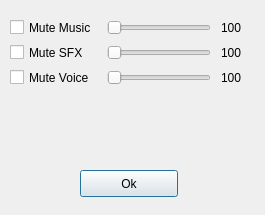
<?xml version="1.0" encoding="UTF-8"?>
<ui version="4.0">
 <class>settingsWindow</class>
 <widget class="QDialog" name="settingsWindow">
  <property name="geometry">
   <rect>
    <x>0</x>
    <y>0</y>
    <width>265</width>
    <height>215</height>
   </rect>
  </property>
  <property name="windowTitle">
   <string>Volume Settings</string>
  </property>
  <widget class="QWidget" name="gridLayoutWidget">
   <property name="geometry">
    <rect>
     <x>10</x>
     <y>20</y>
     <width>241</width>
     <height>130</height>
    </rect>
   </property>
   <layout class="QGridLayout" name="gridLayout" columnminimumwidth="20,20,30">
    <property name="sizeConstraint">
     <enum>QLayout::SetMaximumSize</enum>
    </property>
    <property name="topMargin">
     <number>0</number>
    </property>
    <property name="rightMargin">
     <number>0</number>
    </property>
    <property name="bottomMargin">
     <number>0</number>
    </property>
    <property name="spacing">
     <number>10</number>
    </property>
    <item row="1" column="0">
     <widget class="QCheckBox" name="sfxCheckBox">
      <property name="text">
       <string>Mute SFX</string>
      </property>
     </widget>
    </item>
    <item row="0" column="0">
     <widget class="QCheckBox" name="musicCheckBox">
      <property name="text">
       <string>Mute Music</string>
      </property>
     </widget>
    </item>
    <item row="1" column="1">
     <widget class="QSlider" name="sfxSlider">
      <property name="maximum">
       <number>100</number>
      </property>
      <property name="orientation">
       <enum>Qt::Horizontal</enum>
      </property>
     </widget>
    </item>
    <item row="2" column="1">
     <widget class="QSlider" name="voiceSlider">
      <property name="maximum">
       <number>100</number>
      </property>
      <property name="orientation">
       <enum>Qt::Horizontal</enum>
      </property>
     </widget>
    </item>
    <item row="2" column="0">
     <widget class="QCheckBox" name="voiceCheckBox">
      <property name="text">
       <string>Mute Voice</string>
      </property>
     </widget>
    </item>
    <item row="0" column="2">
     <widget class="QLabel" name="musicLabel">
      <property name="lineWidth">
       <number>0</number>
      </property>
      <property name="text">
       <string>100</string>
      </property>
      <property name="scaledContents">
       <bool>false</bool>
      </property>
     </widget>
    </item>
    <item row="1" column="2">
     <widget class="QLabel" name="sfxLabel">
      <property name="text">
       <string>100</string>
      </property>
     </widget>
    </item>
    <item row="2" column="2">
     <widget class="QLabel" name="voiceLabel">
      <property name="lineWidth">
       <number>1</number>
      </property>
      <property name="text">
       <string>100</string>
      </property>
     </widget>
    </item>
    <item row="0" column="1">
     <widget class="QSlider" name="musicSlider">
      <property name="maximum">
       <number>100</number>
      </property>
      <property name="orientation">
       <enum>Qt::Horizontal</enum>
      </property>
     </widget>
    </item>
   </layout>
  </widget>
  <widget class="QPushButton" name="pushButton">
   <property name="geometry">
    <rect>
     <x>80</x>
     <y>170</y>
     <width>98</width>
     <height>27</height>
    </rect>
   </property>
   <property name="text">
    <string>Ok</string>
   </property>
  </widget>
 </widget>
 <resources/>
 <connections/>
</ui>
